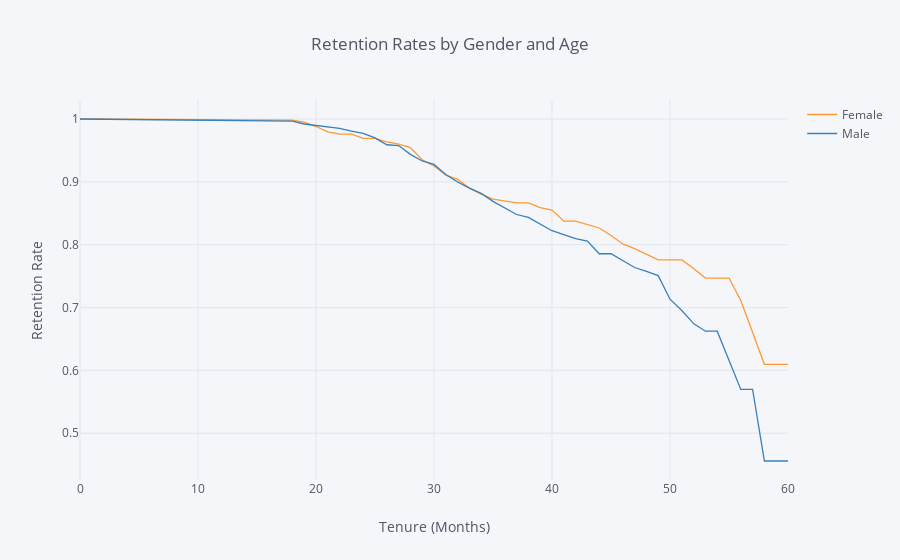

Write notebook code for a chart like this one.
### Code cell
rates = survival(data, 'Gender', 'Age', 'Attrition')

rates.iplot(kind='line', xTitle='Tenure (Months)', yTitle='Retention Rate',
            title='Retention Rates by Gender and Age')

### Figure 1 — Plotly figure (JSON) as saved in the notebook; plotly's stock layout.template omitted (floating-point values rounded to 4 significant figures)
{"data": [{"line": {"color": "rgba(255, 153, 51, 1.0)", "dash": "solid", "shape": "linear", "width": 1.3}, "mode": "lines", "name": "Female", "text": "", "type": "scatter", "uid": "2f50439b-57ca-4dd9-b41e-d0ec133deac3", "x": [0, 18, 19, 20, 21, 22, 23, 24, 25, 26, 27, 28, 29, 30, 31, 32, 33, 34, 35, 36, 37, 38, 39, 40, 41, 42, 43, 44, 45, 46, 47, 48, 49, 50, 51, 52, 53, 54, 55, 56, 57, 58, 59, 60], "y": [1, 0.9983, 0.9949, 0.988, 0.9794, 0.976, 0.976, 0.969, 0.969, 0.9637, 0.9601, 0.9544, 0.9352, 0.9252, 0.9105, 0.904, 0.8901, 0.8804, 0.8725, 0.8696, 0.8665, 0.8665, 0.8591, 0.8551, 0.8374, 0.8374, 0.8322, 0.8266, 0.8146, 0.8011, 0.7936, 0.785, 0.7757, 0.7757, 0.7757, 0.7621, 0.7469, 0.7469, 0.7469, 0.7113, 0.6605, 0.6097, 0.6097, 0.6097]}, {"line": {"color": "rgba(55, 128, 191, 1.0)", "dash": "solid", "shape": "linear", "width": 1.3}, "mode": "lines", "name": "Male", "text": "", "type": "scatter", "uid": "fc6d7fda-4c11-437d-b58a-b7b80c87e513", "x": [0, 18, 19, 20, 21, 22, 23, 24, 25, 26, 27, 28, 29, 30, 31, 32, 33, 34, 35, 36, 37, 38, 39, 40, 41, 42, 43, 44, 45, 46, 47, 48, 49, 50, 51, 52, 53, 54, 55, 56, 57, 58, 59, 60], "y": [1, 0.9966, 0.9921, 0.9898, 0.9886, 0.9852, 0.9806, 0.977, 0.9699, 0.959, 0.9578, 0.9438, 0.9332, 0.9277, 0.9118, 0.8997, 0.8901, 0.8817, 0.8689, 0.8589, 0.848, 0.8433, 0.8331, 0.8222, 0.8162, 0.8096, 0.8058, 0.7856, 0.7856, 0.7752, 0.7637, 0.7575, 0.7508, 0.7132, 0.6952, 0.6744, 0.6624, 0.6624, 0.6172, 0.5697, 0.5697, 0.4558, 0.4558, 0.4558]}], "layout": {"legend": {"bgcolor": "#F5F6F9", "font": {"color": "#4D5663"}}, "paper_bgcolor": "#F5F6F9", "plot_bgcolor": "#F5F6F9", "title": {"font": {"color": "#4D5663"}, "text": "Retention Rates by Gender and Age"}, "xaxis": {"gridcolor": "#E1E5ED", "showgrid": true, "tickfont": {"color": "#4D5663"}, "title": {"font": {"color": "#4D5663"}, "text": "Tenure (Months)"}, "zerolinecolor": "#E1E5ED"}, "yaxis": {"gridcolor": "#E1E5ED", "showgrid": true, "tickfont": {"color": "#4D5663"}, "title": {"font": {"color": "#4D5663"}, "text": "Retention Rate"}, "zerolinecolor": "#E1E5ED"}}}
